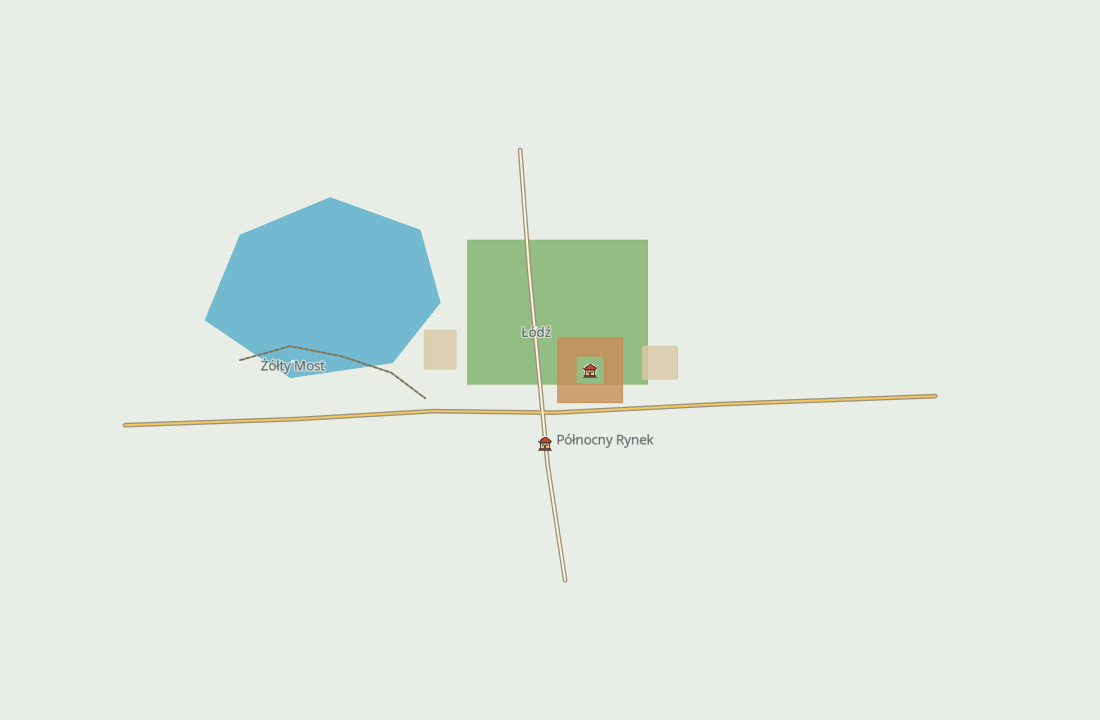
#> input picture docs/demo-maplibre-map.png, 1100 x 720 px
$ python compare-maplibre-renders.py
#> lines starting #> are read from the running program, lines starting #| are printed output that depends on the picture; after the words box and inside, x2 and y2 are one past the last pixel; in counts of white or black regions, pixels touching at a corner belong together
#!/usr/bin/env python3
"""Compare paired raw MapLibre Native and GL JS map captures.

Run from the repository root after capturing both styles:
    python3 tools/compare-maplibre-renders.py

Uses RGB screenshots at their original pixel dimensions. A foreground pixel is
one whose largest channel differs from that image's upper-left background by
more than the reported RGB tolerance (3); this threshold is for mask stability,
not a pass/fail acceptance threshold.
"""

from __future__ import annotations

import argparse
import hashlib
import json
from pathlib import Path

import numpy as np
from PIL import Image, ImageDraw, ImageFont

ROOT = Path(__file__).resolve().parents[1]
DEFAULT_INPUTS = {
    "day": {
        "native": ROOT / "docs/demo-maplibre-map.png",
        "gljs": ROOT / "docs/demo-maplibre-reference.png",
    },
    "night": {
        "native": ROOT / "docs/demo-maplibre-night-map.png",
        "gljs": ROOT / "docs/demo-maplibre-reference-night.png",
    },
}
PROBES = {"northwest_lake": (325, 280)}
PIXEL_TOLERANCE = 3


def image_data(path: Path) -> tuple[Image.Image, np.ndarray, dict]:
    if not path.is_file():
        raise FileNotFoundError(path)
    raw = path.read_bytes()
    image = Image.open(path).convert("RGB")
    array = np.asarray(image, dtype=np.int16)
    metadata = {
        "path": str(path.relative_to(ROOT) if path.is_relative_to(ROOT) else path),
        "sha256": hashlib.sha256(raw).hexdigest(),
        "width": image.width,
        "height": image.height,
        "channels_compared": "RGB (alpha ignored)",
    }
    return image, array, metadata


def bbox(mask: np.ndarray) -> list[int] | None:
    ys, xs = np.nonzero(mask)
    if not len(xs):
        return None
    return [int(xs.min()), int(ys.min()), int(xs.max()), int(ys.max())]


def metrics(native: np.ndarray, gljs: np.ndarray) -> dict:
    if native.shape != gljs.shape:
        raise ValueError(f"Capture dimensions differ: Native {native.shape} vs GL JS {gljs.shape}")
    diff = np.abs(native - gljs)
    pixels = int(native.shape[0] * native.shape[1])
    channel_count = pixels * 3
    tolerance_mask = np.max(diff, axis=2) <= PIXEL_TOLERANCE
    significant_mask = ~tolerance_mask

    native_bg = native[0, 0]
    gljs_bg = gljs[0, 0]
    native_fg = np.max(np.abs(native - native_bg), axis=2) > PIXEL_TOLERANCE
    gljs_fg = np.max(np.abs(gljs - gljs_bg), axis=2) > PIXEL_TOLERANCE
    intersection = int(np.count_nonzero(native_fg & gljs_fg))
    union = int(np.count_nonzero(native_fg | gljs_fg))

    probes = {}
    height, width = native.shape[:2]
    for name, (x, y) in PROBES.items():
        if x >= width or y >= height:
            continue
        probes[name] = {
            "pixel_xy": [x, y],
            "native_rgb": [int(c) for c in native[y, x]],
            "gljs_rgb": [int(c) for c in gljs[y, x]],
            "absolute_channel_difference": [int(c) for c in diff[y, x]],
        }

    mae = diff.mean(axis=(0, 1))
    rmse = np.sqrt(np.square(diff, dtype=np.int32).mean(axis=(0, 1)))
    return {
        "dimensions": {"width": width, "height": height, "pixels": pixels},
        "pixel_comparison": {
            "channel_mae_rgb": [round(float(v), 6) for v in mae],
            "channel_rmse_rgb": [round(float(v), 6) for v in rmse],
            "overall_channel_mae": round(float(diff.sum() / channel_count), 6),
            "overall_channel_rmse": round(float(np.sqrt(np.square(diff, dtype=np.int32).mean())), 6),
            "exact_channel_fraction": round(float(np.count_nonzero(diff == 0) / channel_count), 8),
            "exact_pixel_fraction": round(float(np.count_nonzero(np.max(diff, axis=2) == 0) / pixels), 8),
            "pixel_fraction_with_all_rgb_channels_within_tolerance": round(float(tolerance_mask.mean()), 8),
            "tolerance_rgb_per_channel": PIXEL_TOLERANCE,
            "significant_mismatch_pixel_count": int(np.count_nonzero(significant_mask)),
        },
        "foreground_relative_to_each_image_background": {
            "background_rgb": {
                "native": [int(c) for c in native_bg],
                "gljs": [int(c) for c in gljs_bg],
            },
            "mask_rule": f"max RGB channel distance from own top-left background > {PIXEL_TOLERANCE}",
            "native_foreground_pixels": int(np.count_nonzero(native_fg)),
            "gljs_foreground_pixels": int(np.count_nonzero(gljs_fg)),
            "intersection_pixels": intersection,
            "union_pixels": union,
            "intersection_over_union": round(intersection / union, 8) if union else 1.0,
            "native_bbox_xyxy": bbox(native_fg),
            "gljs_bbox_xyxy": bbox(gljs_fg),
        },
        "probes": probes,
    }


def make_side_by_side(panels: dict[str, dict[str, Image.Image]], output: Path) -> None:
    sample = panels["day"]["native"]
    width, height = sample.size
    label_height = 34
    output_image = Image.new("RGB", (width * 2, (height + label_height) * 2), (244, 246, 248))
    draw = ImageDraw.Draw(output_image)
    font = ImageFont.load_default()
    for row, style in enumerate(("day", "night")):
        for col, renderer in enumerate(("native", "gljs")):
            x = col * width
            y = row * (height + label_height)
            label = f"{style.upper()}  |  {'MapLibre Native FFI 0.202610.0' if renderer == 'native' else 'MapLibre GL JS 6.14.0'}"
            draw.text((x + 12, y + 10), label, fill=(30, 38, 46), font=font)
            output_image.paste(panels[style][renderer], (x, y + label_height))
    output.parent.mkdir(parents=True, exist_ok=True)
    output_image.save(output, format="PNG", optimize=True)


def main() -> int:
    parser = argparse.ArgumentParser(description=__doc__)
    parser.add_argument("--native-day", type=Path, default=DEFAULT_INPUTS["day"]["native"])
    parser.add_argument("--gljs-day", type=Path, default=DEFAULT_INPUTS["day"]["gljs"])
    parser.add_argument("--native-night", type=Path, default=DEFAULT_INPUTS["night"]["native"])
    parser.add_argument("--gljs-night", type=Path, default=DEFAULT_INPUTS["night"]["gljs"])
    parser.add_argument("--json", type=Path, default=ROOT / "docs/maplibre-render-comparison.json")
    parser.add_argument("--image", type=Path, default=ROOT / "docs/maplibre-comparison.png")
    args = parser.parse_args()

    source_paths = {
        "day": {"native": args.native_day, "gljs": args.gljs_day},
        "night": {"native": args.native_night, "gljs": args.gljs_night},
    }
    loaded: dict[str, dict[str, tuple[Image.Image, np.ndarray, dict]]] = {}
    panel_images: dict[str, dict[str, Image.Image]] = {}
    report = {
        "comparison": "MapLibre Native raw map captures vs MapLibre GL JS raw map captures",
        "renderers": {
            "native": "MapLibre Native FFI 0.202610.0 / OpenGL EGL",
            "gljs": "MapLibre GL JS 6.14.0 / Chromium WebGL (SwiftShader)",
        },
        "method": {
            "comparison_space": "8-bit sRGB RGB screenshot values",
            "alpha": "ignored; inputs converted to RGB",
            "tolerance": "all three RGB channel absolute differences <= 3",
            "significant_mismatch": "a pixel with any RGB channel difference > 3",
            "foreground": "each image compared with its own upper-left background pixel; max RGB distance > 3",
            "interpretation": "Descriptive renderer comparison; metrics are not pass/fail thresholds.",
            "limitations": "Native and GL JS use different rasterizers, antialiasing, and GPU paths; small edge and text differences are expected.",
        },
        "styles": {},
    }

    for style, renderers in source_paths.items():
        loaded[style] = {}
        panel_images[style] = {}
        for renderer, path in renderers.items():
            img, array, metadata = image_data(path)
#> metadata = 5 items
            loaded[style][renderer] = (img, array, metadata)
            panel_images[style][renderer] = img
        native_array = loaded[style]["native"][1]
        gljs_array = loaded[style]["gljs"][1]
        if native_array.shape != gljs_array.shape:
            raise ValueError(f"{style} capture dimensions differ")
        report["styles"][style] = {
            "inputs": {renderer: loaded[style][renderer][2] for renderer in ("native", "gljs")},
            **metrics(native_array, gljs_array),
        }
#> in metrics, `diff = np.abs(native - gljs)`:
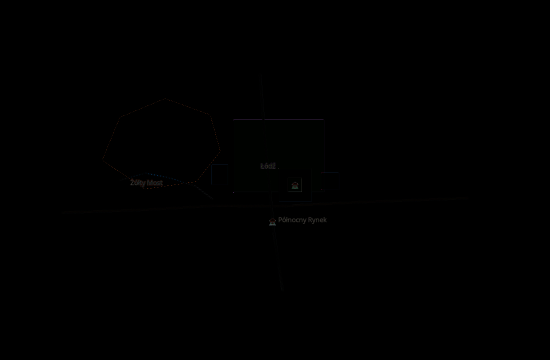
#> diff: shape (720, 1100, 3) int16 (shown at 1/2 size); mean R, G, B 0.1, 0.1, 0; drawn with min black and max white
#> in metrics, `tolerance_mask = np.max(diff, axis=2) <= PIXEL_TOLERANCE`:
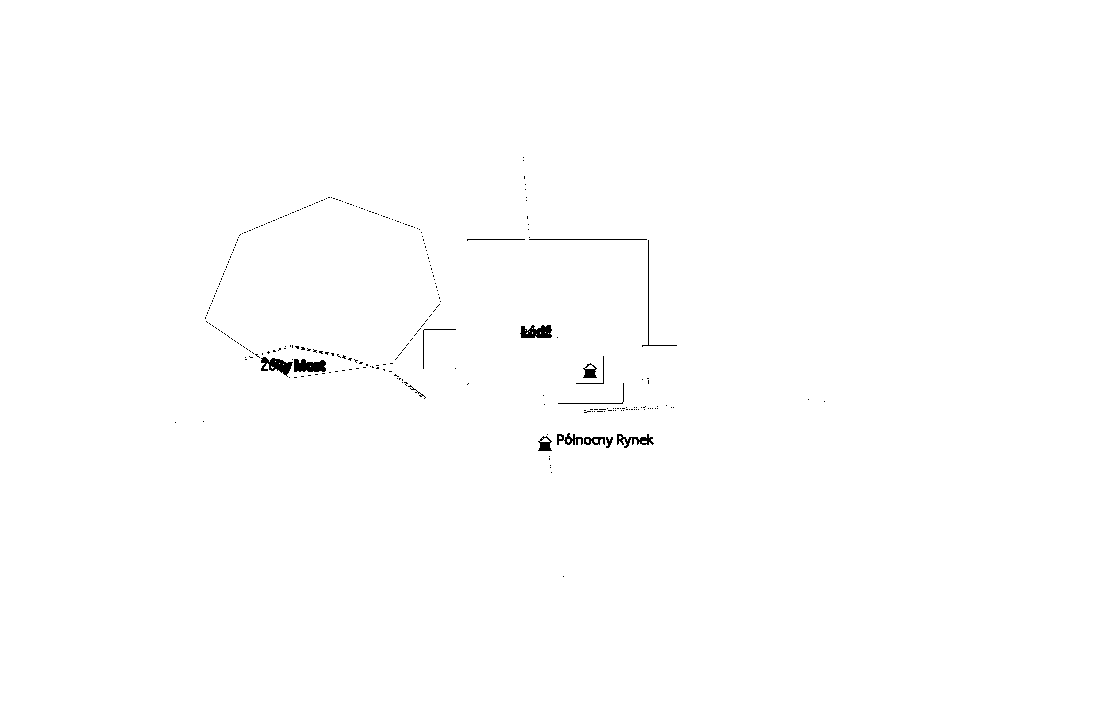
#> tolerance_mask: shape (720, 1100) bool; 99.6% white; 292 black regions (276 under 20 px), largest, box (x1, y1, x2, y2) and area: (294, 359, 326, 372) 333, (520, 325, 552, 338) 317, (261, 357, 293, 377) 317
#> in metrics, `native_bg = native[0, 0]`: native_bg = [232, 238, 230]
#> in metrics, `native_fg = np.max(np.abs(native - native_bg), axis=2) > PIXEL_TOLERANCE`:
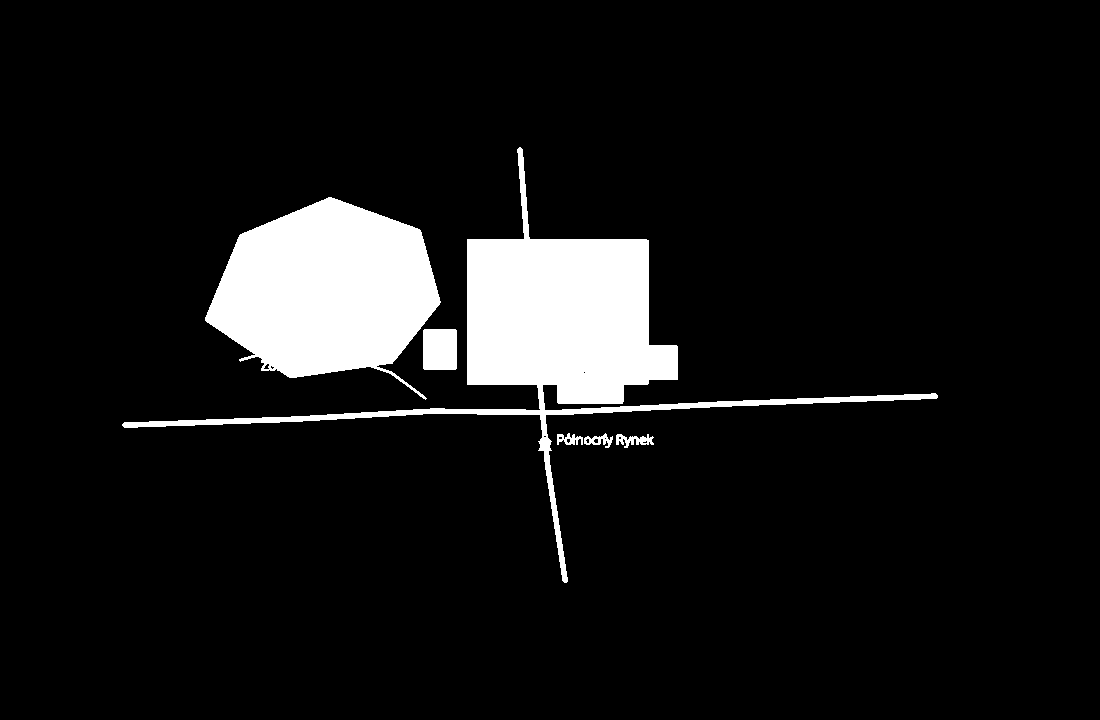
#> native_fg: shape (720, 1100) bool; 8.5% white; 6 white regions, box (x1, y1, x2, y2) and area: (122, 147, 938, 583) 35075, (205, 197, 441, 400) 30447, (423, 329, 457, 370) 1390, (616, 434, 654, 448) 278, (584, 433, 613, 448) 197, (557, 433, 583, 445) 184
#> in metrics, `gljs_fg = np.max(np.abs(gljs - gljs_bg), axis=2) > PIXEL_TOLERANCE`:
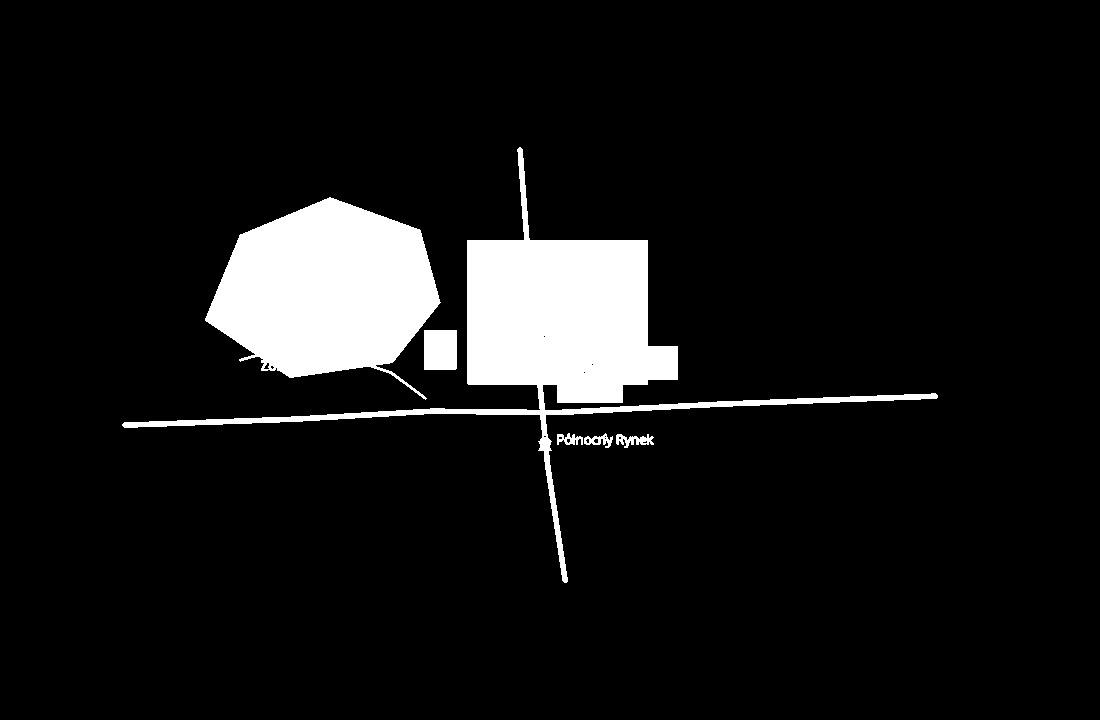
#> gljs_fg: shape (720, 1100) bool; 8.4% white; 6 white regions, box (x1, y1, x2, y2) and area: (122, 147, 938, 583) 34684, (205, 197, 441, 400) 30231, (424, 330, 457, 370) 1319, (616, 434, 654, 448) 277, (584, 433, 613, 448) 197, (557, 433, 583, 445) 183
#> in metrics, `intersection = int(np.count_nonzero(native_fg & gljs_fg))`: intersection = 66873
#> in metrics, `union = int(np.count_nonzero(native_fg | gljs_fg))`: union = 67589
#> after the loop in metrics, `for name, (x, y) in PROBES.items():`: probes = 1 item
#> in metrics, `mae = diff.mean(axis=(0, 1))`: mae = [0.0526, 0.0719, 0.0447]
#> in metrics, `rmse = np.sqrt(np.square(diff, dtype=np.int32).mean(axis=(0, 1)))`: rmse = [0.914, 0.731, 0.774]
#> pass 2 of the loop in main, `for style, renderers in source_paths.items():`:
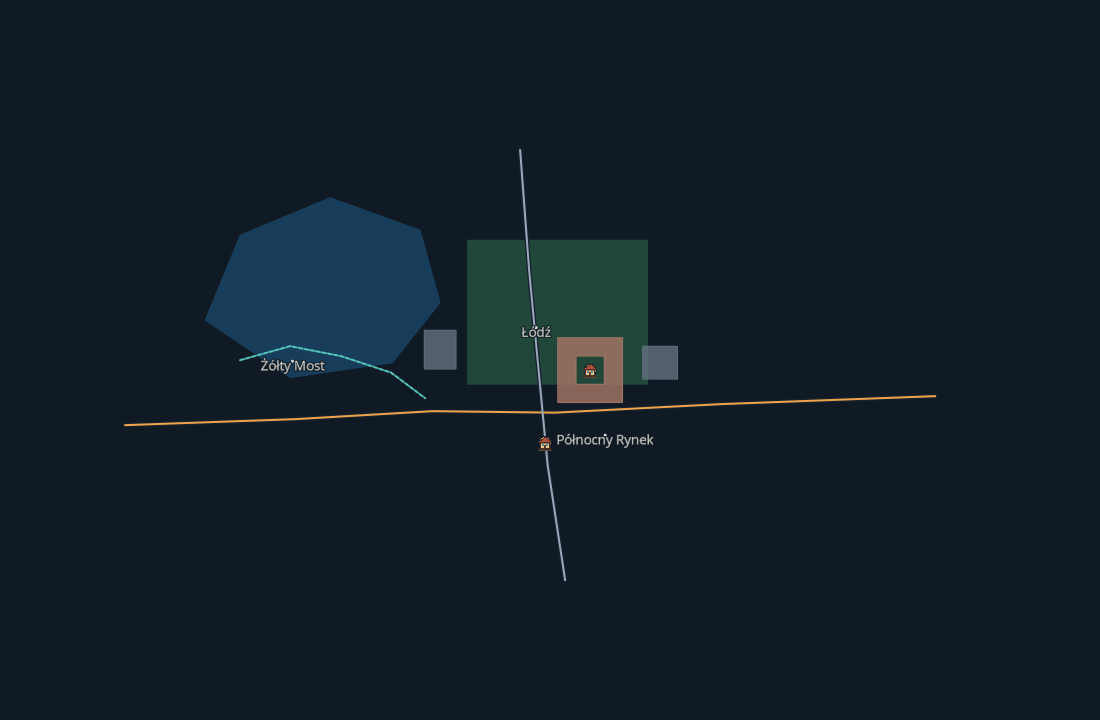
#> input picture docs/demo-maplibre-night-map.png, 1100 x 720 px
#> in metrics (call 2), `tolerance_mask = np.max(diff, axis=2) <= PIXEL_TOLERANCE`:
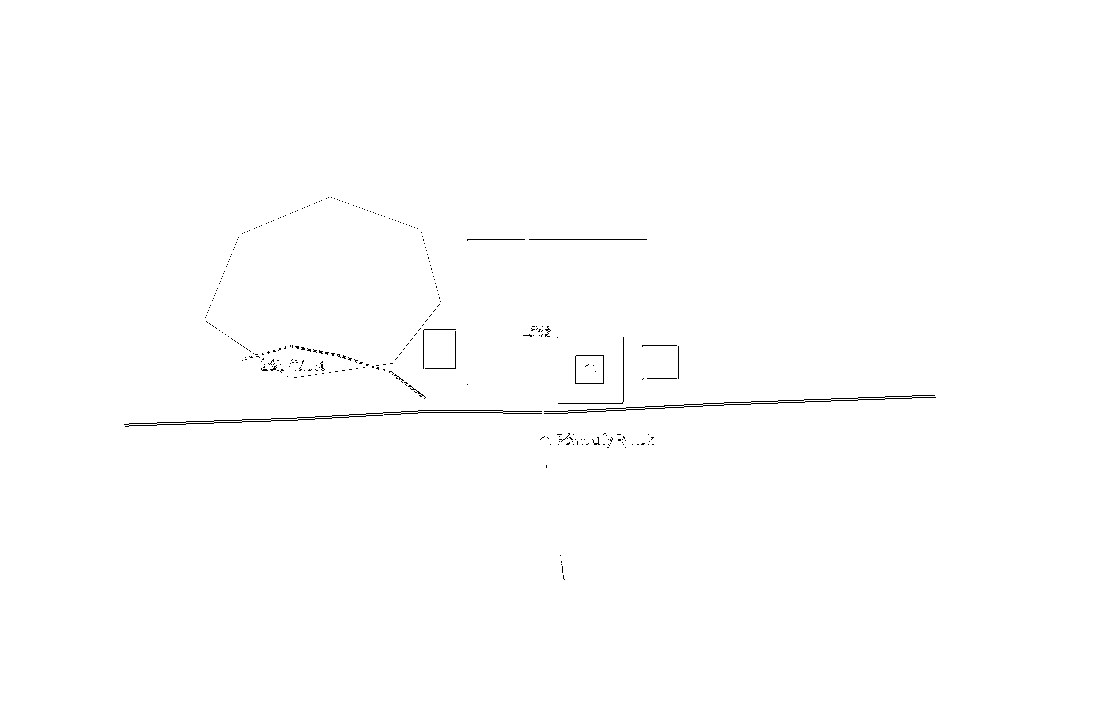
#> tolerance_mask: shape (720, 1100) bool; 99.6% white; black in thin lines or dots, all inside (x1, y1, x2, y2) = (124, 197, 936, 580)
#> native_bg = [16, 26, 36]
#> in metrics (call 2), `gljs_fg = np.max(np.abs(gljs - gljs_bg), axis=2) > PIXEL_TOLERANCE`:
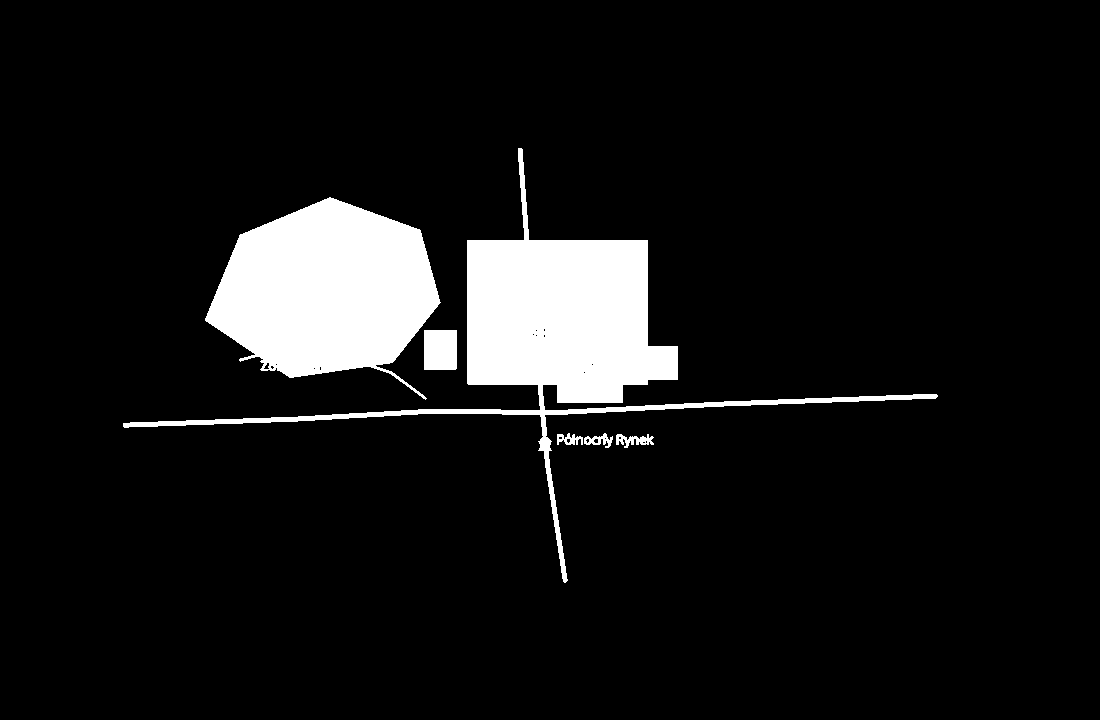
#> gljs_fg: shape (720, 1100) bool; 8.4% white; 6 white regions, box (x1, y1, x2, y2) and area: (123, 148, 938, 583) 34005, (205, 197, 441, 400) 30229, (424, 330, 457, 370) 1319, (616, 434, 654, 448) 279, (584, 433, 613, 448) 201, (557, 433, 583, 445) 184
#> intersection = 66173
#> union = 66832
#> mae = [0.0609, 0.0555, 0.0274]
#> rmse = [0.544, 0.504, 0.443]

    make_side_by_side(panel_images, args.image)
#> after the loop in make_side_by_side, `for row, style in enumerate(("day", "night")):`:
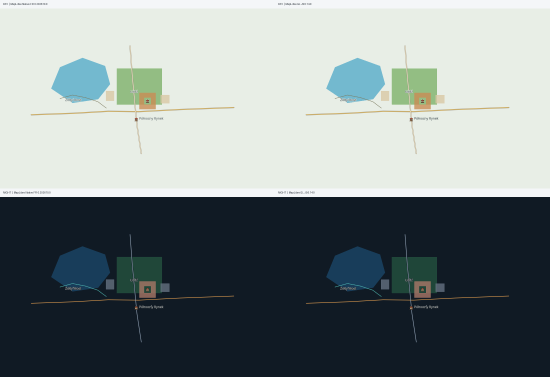
#> output_image: PIL image 2200x1508 RGB (shown at 1/4 size); mean R, G, B 126.9, 136.7, 137.2
    report["artifacts"] = {
        "side_by_side_png": str(args.image.relative_to(ROOT) if args.image.is_relative_to(ROOT) else args.image),
        "comparison_json": str(args.json.relative_to(ROOT) if args.json.is_relative_to(ROOT) else args.json),
    }
    args.json.parent.mkdir(parents=True, exist_ok=True)
    args.json.write_text(json.dumps(report, indent=2, sort_keys=True) + "\n", encoding="utf-8")
    print(json.dumps(report, indent=2, sort_keys=True))
#| {
#|   "artifacts": {
#|     "comparison_json": "docs/maplibre-render-comparison.json",
#|     "side_by_side_png": "docs/maplibre-comparison.png"
#|   },
#|   "comparison": "MapLibre Native raw map captures vs MapLibre GL JS raw map captures",
#> (further printed lines are left out)
    return 0


if __name__ == "__main__":
    raise SystemExit(main())
#> (the program exits here)
